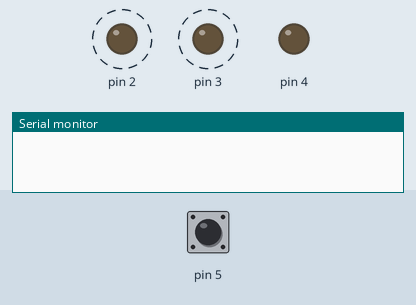
Recording of a sketch running on a simulated Arduino Uno, built with avr-gcc and run on an emulated ATmega328P. On the bench: output pins drawn as LEDs (lit = HIGH), the last lines printed to the serial monitor. Dashed ring = blinking. The test bench sets the inputs (shaded band); at power-on: pin 5 HIGH.

Above: at 1.2 s.
1.3 s: pin 5 pulsed LOW 2 times (0.12 s each, 0.3 s apart)
At 4.8 s:
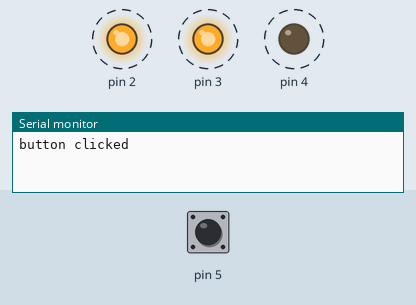
Timing chart, 0 to 13.8 s (numbered marks = the images above; inputs shaded):
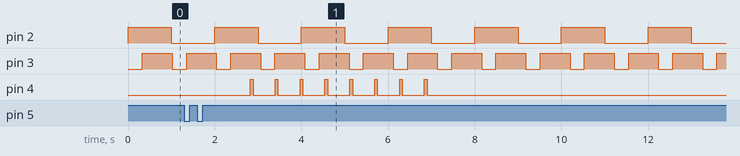

Measured:
- after the input at 1.3 s, pin 4: alternates HIGH for 0.06 s and LOW for 0.51 s, 16 changes in all, then stays LOW, starting after 1.5 s
- by itself, pin 2: alternates HIGH for 1.0 s and LOW for 1.0 s
- by itself, pin 3: alternates HIGH for 0.69 s and LOW for 0.33 s

The sketch:

async_lightsANDbtn-oldMillis.ino
```cpp
unsigned long t1,t2,t3,t4,t5,t6,t7,t8;
unsigned long button_cycle = 1;
int button = 0;
uint8_t button_prev;

void setup() {
  Serial.begin(9600);
  pinMode(2, OUTPUT);
  pinMode(3, OUTPUT);
  pinMode(4, OUTPUT);
  pinMode(5, INPUT_PULLUP);
  t1 = 0;
  t2 = 1000;
  t7 = 330;
  t8 = 1020;
  button_prev = digitalRead(button);
}

void loop() {
  //button
  if(digitalRead(5) == LOW && button_prev == HIGH){
    Serial.println("button clicked");
    button = button + 10;
    t3 = millis() + 1000;
    t4 = millis() + 5770;
    t5 = (millis() + 1000) + (223*button_cycle);
    t6 = (millis() + 1000) + (574/2*(button_cycle));
  }

  button_prev = digitalRead(5);

  //green LED
  if(millis() >= t1){
    digitalWrite(2, HIGH);
    t1 = millis() + 2000;
  }
  else if(millis() >= t2){
    digitalWrite(2, LOW);
    t2 = millis() + 2000;
  }

  //red LED
  if(millis() >= t7){
    digitalWrite(3, HIGH);
    t7 = millis() + 1020;
  }
  else if(millis() >= t8){
    digitalWrite(3, LOW);
    t8 = millis() + 1020;
  }

  //yellow LED with button
  if(button >=1 && millis() >= t3 && millis() < t4){
    if(millis() >= t5){
      digitalWrite(4, HIGH);
      t5 = millis() + (574*button_cycle);
    }
    else if(millis() >= t6){
      digitalWrite(4, LOW);
      t6 = millis() + (574*button_cycle);
    }
  }
  else if(millis() >= t4 && button >= 1){
    button = 0;
    button_cycle++;
    digitalWrite(4, LOW);
  }
}
```
